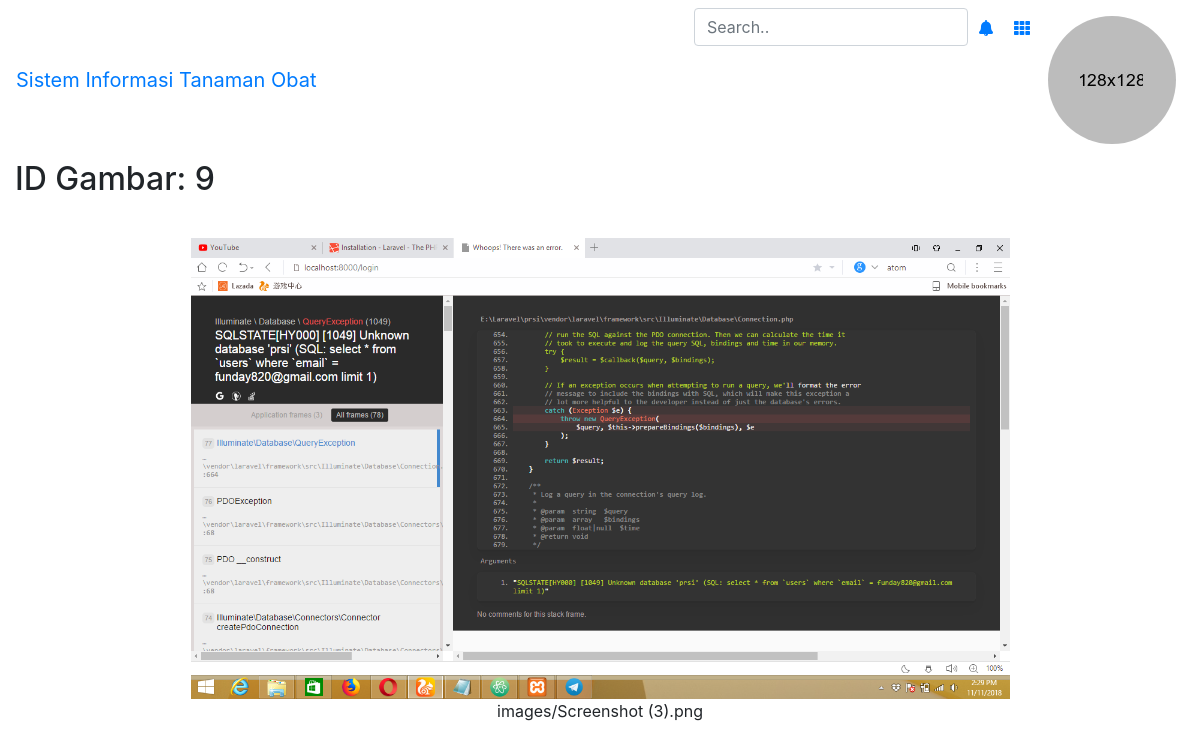
The page /show_gambar.php?id=7 (signed in) on the database its author committed.
### tables this page shows
CREATE TABLE `gambar` (
  `id_gambar` int(11) NOT NULL,
  `url` varchar(100) NOT NULL,
  `keterangan` text NOT NULL,
  `id_user` int(11) NOT NULL
);

### show_gambar.php (the view, shortened to what this page needs)
<?php
  require_once("config.php");
   include('template/header.php');
   include('template/sidebar_user.php');
?>
<body>
<?php
  $idUser = $_GET['id'];
	$pdo_statement = $db->prepare("SELECT * FROM gambar WHERE id_user = $idUser ORDER BY id_gambar DESC");
	$pdo_statement->execute();
	$result = $pdo_statement->fetchAll();
?>
<?php
if(!empty($result)) {
  foreach($result as $row) {
?>
  <h2>ID Gambar: <?php echo $row["id_gambar"] ?></h2>
  <br>
  <center>
    <img width="70%" src="<?php echo $row["url"] ?>" alt="gambar">
    <p><?php echo $row["url"] ?></p>
  </center>
  <br>
  <?php
  }
}
?>
<?php
  include('template/header.php');
?>

### rows shown on the page
gambar: id_gambar "9", url (picture), url "images/Screenshot (3).png"
